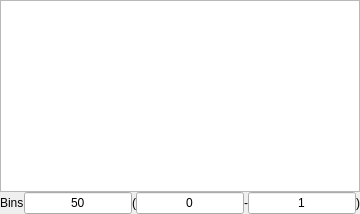
        <widget class="QWidget" name="del_i_tab">
         <attribute name="title">
          <string>Deli</string>
         </attribute>
         <layout class="QGridLayout" name="gridLayout_7">
          <property name="leftMargin">
           <number>0</number>
          </property>
          <property name="topMargin">
           <number>0</number>
          </property>
          <property name="rightMargin">
           <number>0</number>
          </property>
          <property name="bottomMargin">
           <number>0</number>
          </property>
          <property name="spacing">
           <number>0</number>
          </property>
          <item row="0" column="0">
           <widget class="GraphicsLayoutWidget" name="del_i_plot">
            <property name="sizePolicy">
             <sizepolicy hsizetype="Expanding" vsizetype="Expanding">
              <horstretch>0</horstretch>
              <verstretch>0</verstretch>
             </sizepolicy>
            </property>
            <property name="font">
             <font>
              <family>Kozuka Gothic Pro L</family>
              <pointsize>20</pointsize>
              <weight>3</weight>
              <italic>false</italic>
              <bold>false</bold>
             </font>
            </property>
            <property name="styleSheet">
             <string notr="true">font: 25 20pt &quot;Kozuka Gothic Pro L&quot;;</string>
            </property>
           </widget>
          </item>
          <item row="1" column="0">
           <layout class="QHBoxLayout" name="horizontalLayout_7">
            <item>
             <widget class="QLabel" name="label_9">
              <property name="enabled">
               <bool>true</bool>
              </property>
              <property name="sizePolicy">
               <sizepolicy hsizetype="Fixed" vsizetype="Fixed">
                <horstretch>0</horstretch>
                <verstretch>0</verstretch>
               </sizepolicy>
              </property>
              <property name="text">
               <string>Bins</string>
              </property>
             </widget>
            </item>
            <item>
             <widget class="QLineEdit" name="delibins">
              <property name="sizePolicy">
               <sizepolicy hsizetype="Fixed" vsizetype="Fixed">
                <horstretch>0</horstretch>
                <verstretch>0</verstretch>
               </sizepolicy>
              </property>
              <property name="text">
               <string>50</string>
              </property>
              <property name="alignment">
               <set>Qt::AlignCenter</set>
              </property>
             </widget>
            </item>
            <item>
             <layout class="QHBoxLayout" name="horizontalLayout_9">
              <item>
               <widget class="QLabel" name="label_10">
                <property name="sizePolicy">
                 <sizepolicy hsizetype="Fixed" vsizetype="Fixed">
                  <horstretch>0</horstretch>
                  <verstretch>0</verstretch>
                 </sizepolicy>
                </property>
                <property name="text">
                 <string>(</string>
                </property>
               </widget>
              </item>
              <item>
               <widget class="QLineEdit" name="delirange0">
                <property name="sizePolicy">
                 <sizepolicy hsizetype="Fixed" vsizetype="Fixed">
                  <horstretch>0</horstretch>
                  <verstretch>0</verstretch>
                 </sizepolicy>
                </property>
                <property name="text">
                 <string>0</string>
                </property>
                <property name="alignment">
                 <set>Qt::AlignCenter</set>
                </property>
               </widget>
              </item>
              <item>
               <widget class="QLabel" name="label_12">
                <property name="sizePolicy">
                 <sizepolicy hsizetype="Fixed" vsizetype="Fixed">
                  <horstretch>0</horstretch>
                  <verstretch>0</verstretch>
                 </sizepolicy>
                </property>
                <property name="text">
                 <string>-</string>
                </property>
               </widget>
              </item>
              <item>
               <widget class="QLineEdit" name="delirange1">
                <property name="sizePolicy">
                 <sizepolicy hsizetype="Fixed" vsizetype="Fixed">
                  <horstretch>0</horstretch>
                  <verstretch>0</verstretch>
                 </sizepolicy>
                </property>
                <property name="text">
                 <string>1</string>
                </property>
                <property name="alignment">
                 <set>Qt::AlignCenter</set>
                </property>
               </widget>
              </item>
              <item>
               <widget class="QLabel" name="label_11">
                <property name="sizePolicy">
                 <sizepolicy hsizetype="Fixed" vsizetype="Fixed">
                  <horstretch>0</horstretch>
                  <verstretch>0</verstretch>
                 </sizepolicy>
                </property>
                <property name="text">
                 <string>)</string>
                </property>
               </widget>
              </item>
             </layout>
            </item>
           </layout>
          </item>
         </layout>
        </widget>
